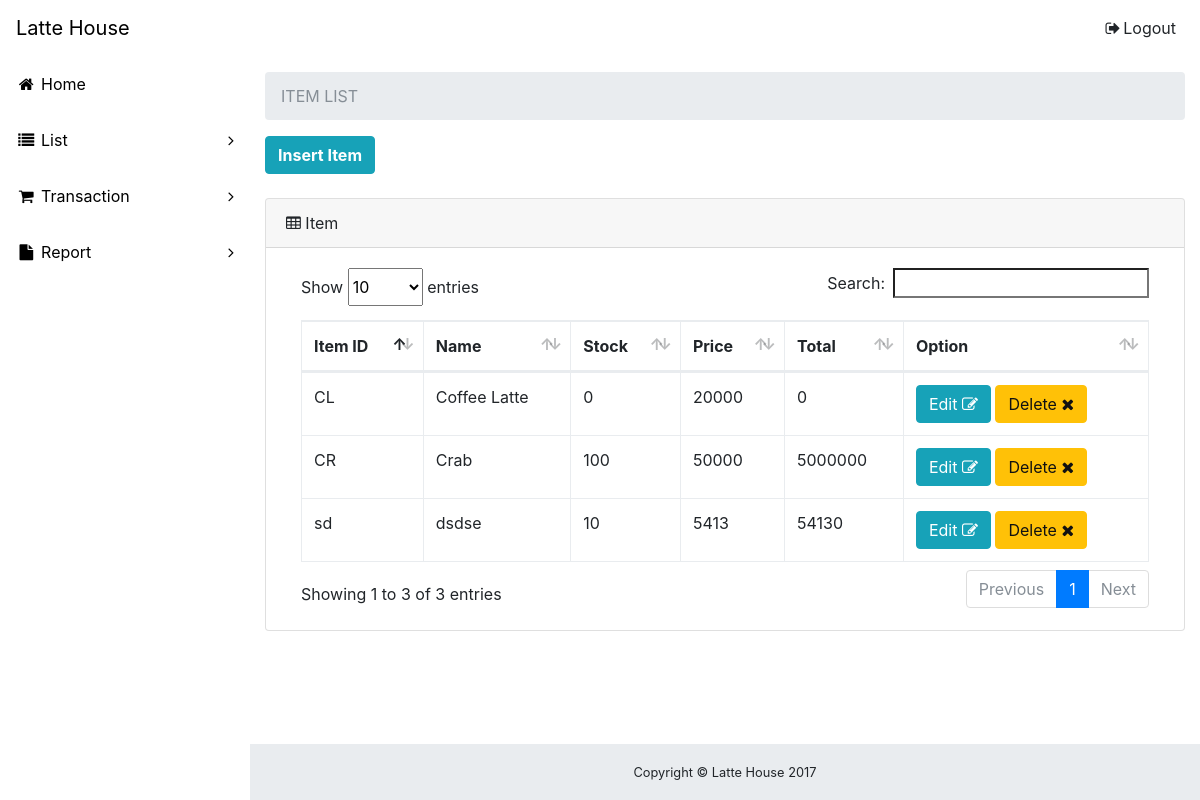
The page /inventory.php on the database its author committed.
### tables this page shows
CREATE TABLE `barang` (
  `id_barang` char(2) NOT NULL,
  `nama_barang` varchar(255) NOT NULL,
  `stok` int(21) NOT NULL,
  `harga` int(21) NOT NULL,
  `jenis` tinyint(1) NOT NULL
);

### ClassBRG.php (called while the page is built, shortened)
<?php
class Barang{
		function __construct(){
		$con = mysqli_connect("localhost","root","","paradise");
		$this->con = $con;
		}
function TampilSemuaBRG()
{
	$query = mysqli_query($this->con, "select *from barang");
	$i = 0;
	while($d = mysqli_fetch_array($query))
	{
		$data[$i]['id_barang'] = $d['id_barang'];
		$data[$i]['nama_barang'] = $d['nama_barang'];
		$data[$i]['stok'] = $d['stok'];
		$data[$i]['harga'] = $d['harga'];
		$data[$i]['jenis'] = $d['jenis'];
		$i++;
	}
	return $data;
		}
	}
?>

### inventory.php (the view, shortened to what this page needs)
<!DOCTYPE html>
<html lang="en">
<head>
  <link href="vendor/bootstrap/css/bootstrap.min.css" rel="stylesheet">
  <link href="vendor/font-awesome/css/font-awesome.min.css" rel="stylesheet" type="text/css">
  <link href="vendor/datatables/dataTables.bootstrap4.css" rel="stylesheet">
  <link href="css/sb-admin.css" rel="stylesheet">
</head>
<body class="fixed-nav sticky-footer bg-white" id="page-top">
  <nav class="navbar navbar-expand-lg navbar-white bg-white fixed-top" id="mainNav">
    <a class="navbar-brand" href="index.php">Latte House</a>
    <div class="collapse navbar-collapse" id="navbarResponsive">
      <ul class="navbar-nav navbar-sidenav" id="exampleAccordion">
        <li class="nav-item" data-toggle="tooltip" data-placement="right" title="Dashboard">
          <a class="nav-link" href="index.php">
            <i class="fa fa-fw fa-home"></i>
            <span class="nav-link-text">Home</span>
          </a>
        </li>
        <li class="nav-item" data-toggle="tooltip" data-placement="right" title="Components">
          <a class="nav-link nav-link-collapse collapsed" data-toggle="collapse" href="#collapseComponents" data-parent="#exampleAccordion">
            <i class="fa fa-fw fa-list"></i>
            <span class="nav-link-text">List</span>
          </a>
        </li>
        <li class="nav-item" data-toggle="tooltip" data-placement="right" title="Example Pages">
          <a class="nav-link nav-link-collapse collapsed" data-toggle="collapse" href="#collapseExamplePages" data-parent="#exampleAccordion">
            <i class="fa fa-fw fa-shopping-cart"></i>
            <span class="nav-link-text">Transaction</span>
          </a>
        </li>
        <li class="nav-item" data-toggle="tooltip" data-placement="right" title="Menu Levels">
          <a class="nav-link nav-link-collapse collapsed" data-toggle="collapse" href="#collapseMulti" data-parent="#exampleAccordion">
            <i class="fa fa-fw fa-file"></i>
            <span class="nav-link-text">Report</span>
          </a>
        </li>
      </ul>
      <ul class="navbar-nav ml-auto">
        <li class="nav-item">
          <a class="nav-link" data-toggle="modal" data-target="#exampleModal">
            <i class="fa fa-fw fa-sign-out"></i>Logout</a>
        </li>
      </ul>
    </div>
  </nav>
  <div class="content-wrapper">
    <div class="container-fluid">
      <ol class="breadcrumb">
        <li class="breadcrumb-item active">ITEM LIST</li>
      </ol>
<a href="daftarIT.php" class="btn btn-shadow btn-info"><b> Insert Item </b></a><br><br>
<?php
include "ClassBRG.php";
$brg = new Barang;
?>
      <div class="card mb-3">
        <div class="card-header">
          <i class="fa fa-table"></i>&nbspItem</div>
        <div class="card-body">
          <div class="table-responsive">
            <table class="table table-bordered" id="dataTable" width="100%" cellspacing="0">
              <thead>
                <tr>
                  <th>Item ID</th>
                  <th>Name</th>
                  <th>Stock</th>
				          <th>Price</th>
				          <th>Total</th>
                  <th>Option</th>
                </tr>
              </thead>
              <?php
$data = $brg->TampilSemuaBRG();
foreach($data as $d){
?>
<tr>
	<td><?php print $d['id_barang']; ?></td>
	<td><?php print $d['nama_barang']; ?></td>
	<td><?php print $d['stok']; ?></td>
	<td><?php print $d['harga']; ?></td>
	<td><?php print $d['harga']*$d['stok']; ?></td>
	<td><a href="formUpdateIT.php?id=<?php echo $d['id_barang']; ?>" class="btn btn-info">Edit <i class="fa fa-edit"></i></a>
	<a href="hapusBRG.php?id=<?php print $d['id_barang']?>" class="btn btn-warning">Delete <i class="fa fa-remove"></i></a></td>
</tr>
	<?php }
		?>
            </table>
          </div>
        </div>
      </div>
    </div>
    <footer class="sticky-footer">
      <div class="container">
        <div class="text-center">
          <small>Copyright © Latte House 2017</small>
        </div>
      </div>
    </footer>
  </div>
</body>
</html>

### css/sb-admin.css (style rules this page uses)
html { position: relative; min-height: 100%; }
body { overflow-x: hidden; }
body.sticky-footer { margin-bottom: 56px; }
body.sticky-footer .content-wrapper { min-height: calc(100vh - 56px - 56px); }
body.fixed-nav { padding-top: 56px; }
.content-wrapper { min-height: calc(100vh - 56px); padding-top: 1rem; }
#mainNav .navbar-collapse { overflow: auto; max-height: 75vh; }
#mainNav .navbar-collapse .navbar-nav .nav-item .nav-link { cursor: pointer; }
#mainNav .navbar-collapse .navbar-sidenav .nav-link-collapse:after { float: right; content: '\f107'; font-family: 'FontAwesome'; }
#mainNav .navbar-collapse .navbar-sidenav .nav-link-collapse.collapsed:after { content: '\f105'; }
@media (min-width: 992px) { #mainNav .navbar-brand { width: 250px; } }
@media (min-width: 992px) { #mainNav .navbar-collapse { overflow: visible; max-height: none; } }
@media (min-width: 992px) { #mainNav .navbar-collapse .navbar-sidenav { position: absolute; top: 0; left: 0; overflow-x: hidden; overflow-y: auto; -webkit-flex-direction: column; -ms-flex-direction: column; flex-direction: column; margin-top: 56px; } }
@media (min-width: 992px) { #mainNav .navbar-collapse .navbar-sidenav > .nav-item { width: 250px; padding: 0; } }
@media (min-width: 992px) { #mainNav .navbar-collapse .navbar-sidenav > .nav-item > .nav-link { padding: 1em; } }
@media (min-width: 992px) { #mainNav.fixed-top .navbar-sidenav { height: calc(100vh - 112px); } }
.content-wrapper { overflow-x: hidden; background: white; }
@media (min-width: 992px) { .content-wrapper { margin-left: 250px; } }
footer.sticky-footer { position: absolute; right: 0; bottom: 0; width: 100%; height: 56px; background-color: #e9ecef; line-height: 55px; }
@media (min-width: 992px) { footer.sticky-footer { width: calc(100% - 250px); } }

### rows shown on the page
barang: id_barang "CL", nama_barang "Coffee Latte", stok "0", harga "20000", $d['harga']*$d['stok'] "0"
barang: id_barang "CR", nama_barang "Crab", stok "100", harga "50000", $d['harga']*$d['stok'] "5000000"
barang: id_barang "sd", nama_barang "dsdse", stok "10", harga "5413", $d['harga']*$d['stok'] "54130"
